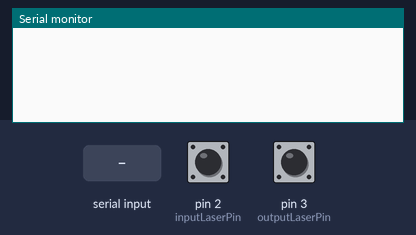
Recording of a sketch running on a simulated Arduino Uno, built with avr-gcc and run on an emulated ATmega328P. Parts: the last lines printed to the serial monitor. The inputs (shaded band) are chosen by the test bench; at power-on: pin 2 (inputLaserPin) HIGH, pin 3 (outputLaserPin) HIGH.

Above: at 1.2 s.
1.3 s: pin 2 (inputLaserPin) pulled LOW for 0.15 s
At 1.7 s:
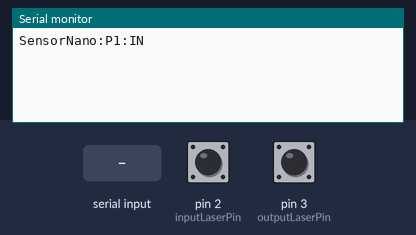
2.9 s: pin 3 (outputLaserPin) pulled LOW for 0.15 s
At 4.1 s:
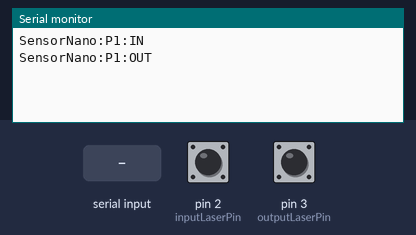
4.5 s: "IDENTIFY\n" received over Serial
At 5.3 s:
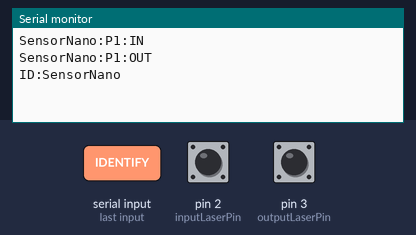

Measured:
- after the input at 1.3 s, the serial monitor: prints a new line at once (image 1)
- after the input at 2.9 s, the serial monitor: prints a new line at once (image 2)
- after the input at 4.5 s, the serial monitor: prints a new line at once (image 3)

The sketch:

SensorNano.ino
```cpp
#include <Arduino.h>
#include <Wire.h>
#include <SPI.h>

// Donanım Yapılandırması
#define DEVICE_ID "SensorNano"
#define I2C_ADDR 0x09  // SensorNano I2C adresi

const int inputLaserPin = 2;   // Giriş Lazeri (P1:IN)
const int outputLaserPin = 3;  // Çıkış Lazeri (P1:OUT)

// Debounce Değişkenleri
unsigned long lastInputDebounce = 0;
unsigned long lastOutputDebounce = 0;
const int debounceDelay = 50;  // 50ms debounce

int lastInputState = HIGH;
int lastOutputState = HIGH;

// Tamponlar
String serialBuffer = "";
volatile char spiBuffer[32] = "";
volatile byte spiIndex = 0;
volatile char spiSendBuffer[32] = DEVICE_ID "\n";
volatile byte spiSendIndex = 0;

volatile byte i2cRegister = 0;
char i2cSendBuffer[64] = "";
byte i2cSendIndex = 0;

void setup() {
  // Lazer Sensör Pinleri Giriş Olarak Ayarlanıyor
  pinMode(inputLaserPin, INPUT_PULLUP);
  pinMode(outputLaserPin, INPUT_PULLUP);

  // 1. Seri Port Başlatma
  Serial.begin(115200);

  // 2. I2C Slave Başlatma
  Wire.begin(I2C_ADDR);
  Wire.onReceive(receiveI2C);
  Wire.onRequest(requestI2C);

  // 3. SPI Slave Başlatma
  pinMode(MISO, OUTPUT);
  SPCR |= _BV(SPE); // SPI'yi slave moduna al
  SPI.attachInterrupt(); // SPI kesmesini aktif et
}

// SPI Kesme Servisi (SPI Interrupt)
ISR(SPI_STC_vect) {
  byte c = SPDR;
  if (spiIndex < sizeof(spiBuffer) - 1) {
    spiBuffer[spiIndex++] = c;
    if (c == '\n') {
      spiBuffer[spiIndex] = '\0';
      processCommand(String((char*)spiBuffer), "SPI");
      spiIndex = 0;
    }
  } else {
    spiIndex = 0;
  }

  // SPI slave veri gönderimi (Full-Duplex)
  SPDR = spiSendBuffer[spiSendIndex];
  spiSendIndex++;
  if (spiSendBuffer[spiSendIndex] == '\0' || spiSendIndex >= sizeof(spiSendBuffer)) {
    spiSendIndex = 0;
    // Gönderim bittikten sonra tamponu temizle (yeni trigger beklesin)
    strncpy((char*)spiSendBuffer, "", sizeof(spiSendBuffer));
  }
}

void loop() {
  // Lazer sensörlerin durumlarını oku
  int currentInputVal = digitalRead(inputLaserPin);
  int currentOutputVal = digitalRead(outputLaserPin);
  unsigned long now = millis();

  // Giriş Lazeri Kontrolü (HIGH -> LOW geçişi algılanır)
  if (currentInputVal != lastInputState) {
    if ((now - lastInputDebounce) > debounceDelay) {
      lastInputDebounce = now;
      lastInputState = currentInputVal;
      if (currentInputVal == LOW) {
        triggerSensor("IN");
      }
    }
  }

  // Çıkış Lazeri Kontrolü (HIGH -> LOW geçişi algılanır)
  if (currentOutputVal != lastOutputState) {
    if ((now - lastOutputDebounce) > debounceDelay) {
      lastOutputDebounce = now;
      lastOutputState = currentOutputVal;
      if (currentOutputVal == LOW) {
        triggerSensor("OUT");
      }
    }
  }

  // Seri Port Veri Okuma
  while (Serial.available() > 0) {
    char c = Serial.read();
    if (c == '\n') {
      processCommand(serialBuffer, "SERIAL");
      serialBuffer = "";
    } else if (c != '\r') {
      serialBuffer += c;
    }
  }
}

// Sensör Tetikleme Bildirimi
void triggerSensor(String type) {
  String resp = DEVICE_ID ":P1:" + type + "\n";

  // Seri Port'a yaz
  Serial.print(resp);

  // I2C Tamponuna ekle (I2C Okuma işlemi için sıraya al)
  strncpy(i2cSendBuffer, resp.c_str(), sizeof(i2cSendBuffer));
  i2cSendIndex = 0;

  // SPI Tamponuna ekle
  strncpy((char*)spiSendBuffer, resp.c_str(), sizeof(spiSendBuffer));
  spiSendIndex = 0;
}

// I2C Veri Alma
void receiveI2C(int numBytes) {
  String cmd = "";
  if (Wire.available()) {
    byte firstByte = Wire.read();
    if (firstByte == 0x99) {
      i2cRegister = 0x99; // IDENTIFY talebi
      return;
    }

    cmd += (char)firstByte;
    while (Wire.available()) {
      cmd += (char)Wire.read();
    }
    processCommand(cmd, "I2C");
  }
}

// I2C Yanıt Gönderme (Master Polling)
void requestI2C() {
  if (i2cRegister == 0x99) {
    Wire.write(DEVICE_ID "\n");
    i2cRegister = 0;
  } else {
    // Tamponda okunmayı bekleyen sensör verisi varsa onu gönder
    if (strlen(i2cSendBuffer) > 0) {
      Wire.write(i2cSendBuffer);
      // Gönderildikten sonra temizle
      strncpy(i2cSendBuffer, "", sizeof(i2cSendBuffer));
    } else {
      // Bekleme durumunda boş veri
      Wire.write("");
    }
  }
}

// Komut İşleme Fonksiyonu
void processCommand(String cmd, String source) {
  cmd.trim();
  if (cmd == "IDENTIFY" || cmd == "ID") {
    sendResponse("ID:" DEVICE_ID, source);
    return;
  }
}

// Yanıt Gönderme Fonksiyonu
void sendResponse(String resp, String source) {
  if (source == "SERIAL") {
    Serial.println(resp);
  } else if (source == "I2C") {
    strncpy(i2cSendBuffer, (resp + "\n").c_str(), sizeof(i2cSendBuffer));
    i2cSendIndex = 0;
  } else if (source == "SPI") {
    strncpy((char*)spiSendBuffer, (resp + "\n").c_str(), sizeof(spiSendBuffer));
    spiSendIndex = 0;
  }
}
```
